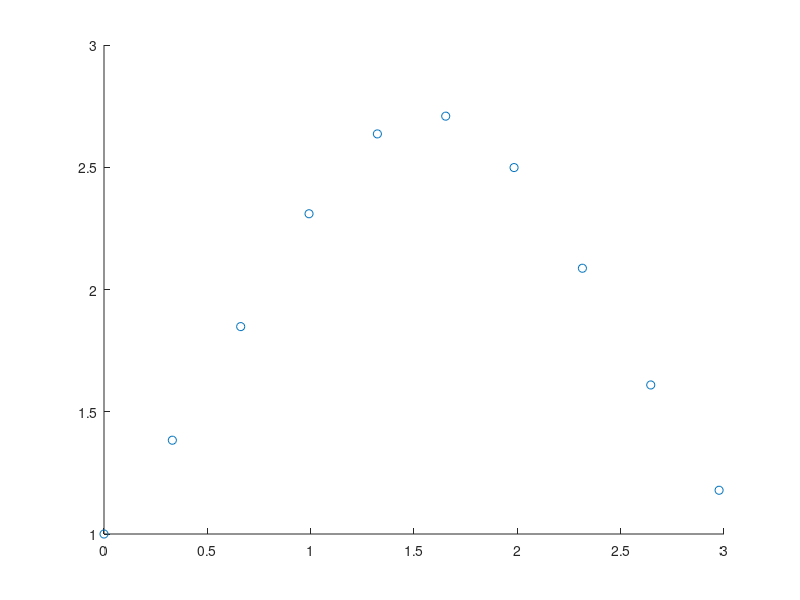

Reproduce this figure in MATLAB. (Note: this script raises an error after producing the figure.)
%% New updated transformed values in AVAS.
%
% This file creates Figure A.35 and Table A.17

%% Beginning of code
prin=0;

divisor=9.5;
x = (0:pi/divisor:pi)';
y = sin(x);
X=x;
y=exp(y);
scatter(x,y)
n=length(y);

if prin==1
    % print to postscript
    print -depsc ctsubxy.eps;
end

%% Create Table A.17
oldValuestyhat=(y-mean(y))/std(y,1);
updatedValuestyhatTfalse=ctsub(yhatord,v,oldValuestyhat,false);
updatedValuestyhatTtrue=ctsub(yhatord,v,oldValuestyhat,true);

names=["Old values tyhat" "Updated values tyhat trapeziod=false" ...
    "Updated values tyhat trapeziod=true"];
oldAndNew=[oldValuestyhat updatedValuestyhatTfalse updatedValuestyhatTtrue];
oldAndNewT=array2table(oldAndNew,"VariableNames",names);
disp('Table A.17')
disp(oldAndNewT)


%% Create Figure A.35
% load v=  reciprocal of smoothed residuals
% load yhatord = sorted fitted values
load wsctsub.mat

plot(yhatord,v,'LineWidth',2)
hold('on')
stem(yhatord,v)
scatter(oldValuestyhat,zeros(n,1),'black','filled')
set(gca,"XTickLabel",'');
yhatstr="$\widehat{ty}_{["+ string((1:(n-1))') + "]}^{(1)}$";
text(yhatord(1:n-1),zeros(n-1,1)-0.7,yhatstr,'Interpreter','latex', ...
    'FontSize',16,'VerticalAlignment','baseline','HorizontalAlignment','left')

yhatstr10="$\widehat{ty}_{["+ string(n) + "]}^{(1)}$";
text(yhatord(n)+0.03,zeros(1,1)-0.7,yhatstr10,'Interpreter','latex', ...
    'FontSize',16,'VerticalAlignment','baseline','HorizontalAlignment','left')

tyhatstr="$\widehat{ty}_{"+ string((1:n)') + "}^{(0)}$";
text(oldValuestyhat,zeros(n,1)+0.8,tyhatstr,'Interpreter','latex', ...
    'FontSize',16,'VerticalAlignment','top','HorizontalAlignment','left')
vstr="$v_{"+ string((1:n)') + "}$";

text(yhatord,v,vstr,'Interpreter','latex', ...
    'FontSize',16,'VerticalAlignment','top','HorizontalAlignment','left')
xlabel('Ordered fitted values','FontSize',14)
ylabel('Reciprocal of smoothed residuals ($v$)','Interpreter','latex', ...
    'FontName','Courier New','FontSize',16)
vec_pos = get(get(gca, 'XLabel'), 'Position');
set(get(gca, 'XLabel'), 'Position', vec_pos + [0 -0.5 0]);
set(gca,"Xtick",'')
if prin==1
    % print to postscript
    print -depsc ctsub.eps;
else
    title("Figure A.35")    
    set(gcf,"Name",'Figure A.35')
end

%InsideREADME